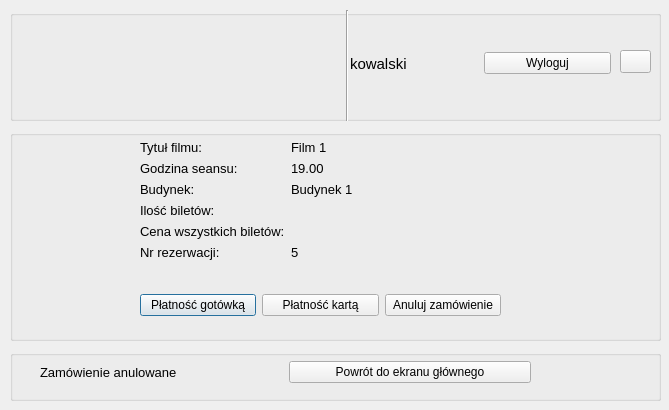
<?xml version="1.0" encoding="UTF-8"?>
<ui version="4.0">
 <class>OrderInformation</class>
 <widget class="QDialog" name="OrderInformation">
  <property name="geometry">
   <rect>
    <x>0</x>
    <y>0</y>
    <width>669</width>
    <height>410</height>
   </rect>
  </property>
  <property name="windowTitle">
   <string>Dialog</string>
  </property>
  <widget class="QGroupBox" name="groupBoxlogin">
   <property name="geometry">
    <rect>
     <x>10</x>
     <y>130</y>
     <width>651</width>
     <height>211</height>
    </rect>
   </property>
   <property name="title">
    <string/>
   </property>
   <widget class="QWidget" name="formLayoutWidget_3">
    <property name="geometry">
     <rect>
      <x>130</x>
      <y>10</y>
      <width>361</width>
      <height>131</height>
     </rect>
    </property>
    <layout class="QFormLayout" name="formLayout_3">
     <property name="fieldGrowthPolicy">
      <enum>QFormLayout::AllNonFixedFieldsGrow</enum>
     </property>
     <item row="0" column="0">
      <widget class="QLabel" name="label_tittle">
       <property name="font">
        <font>
         <pointsize>10</pointsize>
        </font>
       </property>
       <property name="text">
        <string>Tytuł filmu:</string>
       </property>
      </widget>
     </item>
     <item row="1" column="0">
      <widget class="QLabel" name="label_time">
       <property name="font">
        <font>
         <pointsize>10</pointsize>
        </font>
       </property>
       <property name="text">
        <string>Godzina seansu:</string>
       </property>
      </widget>
     </item>
     <item row="2" column="0">
      <widget class="QLabel" name="label_building">
       <property name="font">
        <font>
         <pointsize>10</pointsize>
        </font>
       </property>
       <property name="text">
        <string>Budynek:</string>
       </property>
      </widget>
     </item>
     <item row="3" column="0">
      <widget class="QLabel" name="label_numberofticket">
       <property name="font">
        <font>
         <pointsize>10</pointsize>
        </font>
       </property>
       <property name="text">
        <string>Ilość biletów:</string>
       </property>
      </widget>
     </item>
     <item row="4" column="0">
      <widget class="QLabel" name="label_allticketsprice">
       <property name="font">
        <font>
         <pointsize>10</pointsize>
        </font>
       </property>
       <property name="text">
        <string>Cena wszystkich biletów:</string>
       </property>
      </widget>
     </item>
     <item row="5" column="0">
      <widget class="QLabel" name="label_nrreservation">
       <property name="font">
        <font>
         <pointsize>10</pointsize>
        </font>
       </property>
       <property name="text">
        <string>Nr rezerwacji:</string>
       </property>
      </widget>
     </item>
     <item row="0" column="1">
      <widget class="QLabel" name="label_tittle_2">
       <property name="font">
        <font>
         <pointsize>10</pointsize>
        </font>
       </property>
       <property name="text">
        <string>Film 1 </string>
       </property>
      </widget>
     </item>
     <item row="1" column="1">
      <widget class="QLabel" name="label_time_2">
       <property name="font">
        <font>
         <pointsize>10</pointsize>
        </font>
       </property>
       <property name="text">
        <string>19.00</string>
       </property>
      </widget>
     </item>
     <item row="2" column="1">
      <widget class="QLabel" name="label_building_2">
       <property name="font">
        <font>
         <pointsize>10</pointsize>
        </font>
       </property>
       <property name="text">
        <string>Budynek 1</string>
       </property>
      </widget>
     </item>
     <item row="3" column="1">
      <widget class="QLabel" name="label_numberofticket_2">
       <property name="font">
        <font>
         <pointsize>10</pointsize>
        </font>
       </property>
       <property name="text">
        <string/>
       </property>
      </widget>
     </item>
     <item row="4" column="1">
      <widget class="QLabel" name="label_allticketsprice_2">
       <property name="font">
        <font>
         <pointsize>10</pointsize>
        </font>
       </property>
       <property name="text">
        <string/>
       </property>
      </widget>
     </item>
     <item row="5" column="1">
      <widget class="QLabel" name="label_nrreservation_2">
       <property name="font">
        <font>
         <pointsize>10</pointsize>
        </font>
       </property>
       <property name="text">
        <string>5</string>
       </property>
      </widget>
     </item>
    </layout>
   </widget>
   <widget class="QWidget" name="layoutWidget">
    <property name="geometry">
     <rect>
      <x>130</x>
      <y>150</y>
      <width>361</width>
      <height>51</height>
     </rect>
    </property>
    <layout class="QHBoxLayout" name="horizontalLayout_3">
     <item>
      <widget class="QPushButton" name="pushButton_cash">
       <property name="text">
        <string>Płatność gotówką</string>
       </property>
      </widget>
     </item>
     <item>
      <widget class="QPushButton" name="pushButton_card">
       <property name="text">
        <string>Płatność kartą</string>
       </property>
      </widget>
     </item>
     <item>
      <widget class="QPushButton" name="pushButton_cancel">
       <property name="text">
        <string>Anuluj zamówienie</string>
       </property>
      </widget>
     </item>
    </layout>
   </widget>
  </widget>
  <widget class="QGroupBox" name="groupBox_menu">
   <property name="geometry">
    <rect>
     <x>10</x>
     <y>10</y>
     <width>651</width>
     <height>111</height>
    </rect>
   </property>
   <property name="title">
    <string/>
   </property>
   <widget class="QLabel" name="label_logo_3">
    <property name="geometry">
     <rect>
      <x>10</x>
      <y>10</y>
      <width>321</width>
      <height>91</height>
     </rect>
    </property>
    <property name="text">
     <string/>
    </property>
   </widget>
   <widget class="Line" name="line_3">
    <property name="geometry">
     <rect>
      <x>322</x>
      <y>0</y>
      <width>31</width>
      <height>121</height>
     </rect>
    </property>
    <property name="orientation">
     <enum>Qt::Vertical</enum>
    </property>
   </widget>
   <widget class="QWidget" name="layoutWidget_2">
    <property name="geometry">
     <rect>
      <x>340</x>
      <y>40</y>
      <width>261</width>
      <height>27</height>
     </rect>
    </property>
    <layout class="QHBoxLayout" name="horizontalLayout">
     <item>
      <widget class="QLabel" name="label_user_4">
       <property name="font">
        <font>
         <pointsize>11</pointsize>
        </font>
       </property>
       <property name="text">
        <string>kowalski</string>
       </property>
      </widget>
     </item>
     <item>
      <widget class="QPushButton" name="pushButton_logout">
       <property name="text">
        <string>Wyloguj</string>
       </property>
      </widget>
     </item>
    </layout>
   </widget>
   <widget class="QPushButton" name="pushButton_back">
    <property name="geometry">
     <rect>
      <x>610</x>
      <y>40</y>
      <width>31</width>
      <height>23</height>
     </rect>
    </property>
    <property name="text">
     <string/>
    </property>
   </widget>
  </widget>
  <widget class="QGroupBox" name="groupBox_info">
   <property name="geometry">
    <rect>
     <x>10</x>
     <y>350</y>
     <width>651</width>
     <height>51</height>
    </rect>
   </property>
   <property name="title">
    <string/>
   </property>
   <widget class="QWidget" name="layoutWidget_3">
    <property name="geometry">
     <rect>
      <x>30</x>
      <y>10</y>
      <width>491</width>
      <height>25</height>
     </rect>
    </property>
    <layout class="QHBoxLayout" name="horizontalLayout_2">
     <item>
      <widget class="QLabel" name="label_info_3">
       <property name="font">
        <font>
         <pointsize>10</pointsize>
        </font>
       </property>
       <property name="text">
        <string>Zamówienie anulowane</string>
       </property>
      </widget>
     </item>
     <item>
      <widget class="QPushButton" name="pushButton_main_menu_back">
       <property name="text">
        <string>Powrót do ekranu głównego</string>
       </property>
      </widget>
     </item>
    </layout>
   </widget>
  </widget>
 </widget>
 <resources/>
 <connections/>
</ui>
